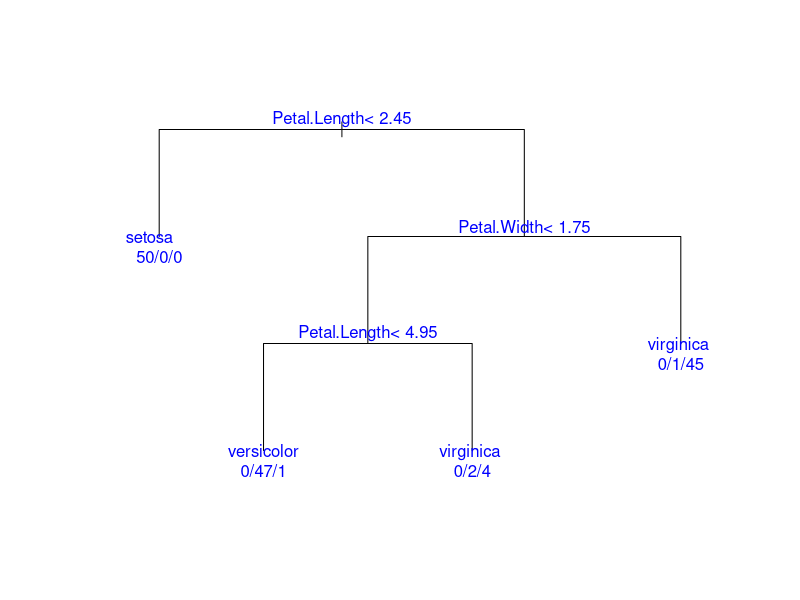

Write the R code that produced this figure.
library(rpart)

head(iris)
unique(iris)

# Species를 결정짓는 컬럼에 대해 의사 결정 트리로 풀어보기

# 훈련 : 검정 = 7 : 3으로 분류
idx <- sample(1:nrow(iris), 0.7 * nrow(iris))
training <- iris[idx,]
testing <- iris[-idx,]

# 분류 모델 생성
colnames(iris)
mFormula <- Species ~ Sepal.Length + Sepal.Width + Petal.Length + Petal.Width

model <- rpart(formula = mFormula, data = iris, control = rpart.control(minsplit = 2))
plot(model, compress = T, uniform = T, margin = 0.1)
text(model, use.n = T, col = 'blue')

model

# 예측하기, 다항 분류는 softmax 함수
dim(testing)
prop.prediction <- predict(model, testing)
prop.prediction

prediction <- ifelse(prop.prediction[,1] >= 0.5, 'setosa', ifelse(prop.prediction[,2] >= 0.5, 'versicolor', 'virginica'))
prediction

mTable <- table(prediction, testing$Species)
mTable

ch <- mTable[1, 1] + mTable[2, 2] + mTable[3, 3]
mo <- sum(mTable)

acc <- ch / mo
round(100 * acc, 3)
